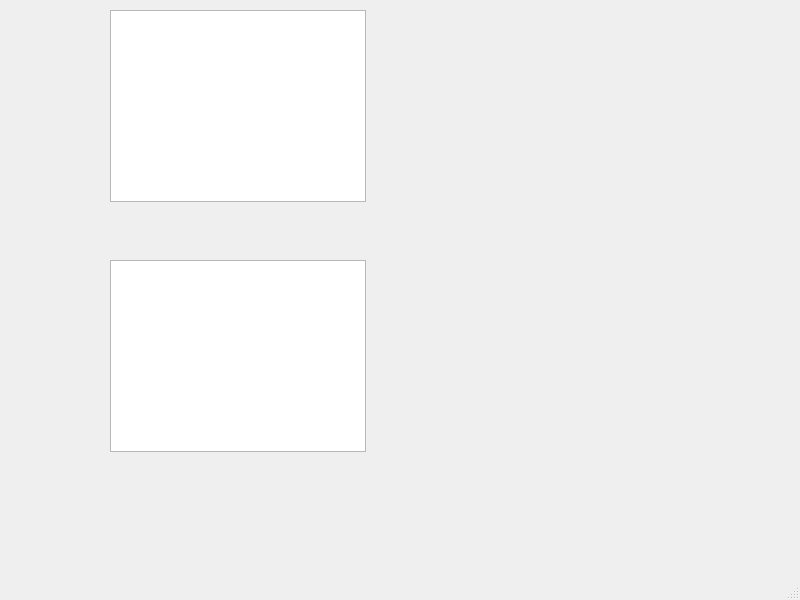
<?xml version="1.0" encoding="UTF-8"?>
<ui version="4.0">
 <class>MainWindow</class>
 <widget class="QMainWindow" name="MainWindow">
  <property name="geometry">
   <rect>
    <x>0</x>
    <y>0</y>
    <width>800</width>
    <height>600</height>
   </rect>
  </property>
  <property name="windowTitle">
   <string>MainWindow</string>
  </property>
  <widget class="QWidget" name="centralwidget">
   <widget class="QGraphicsView" name="chartWidget">
    <property name="geometry">
     <rect>
      <x>110</x>
      <y>10</y>
      <width>256</width>
      <height>192</height>
     </rect>
    </property>
   </widget>
   <widget class="QGraphicsView" name="barChartWidget">
    <property name="geometry">
     <rect>
      <x>110</x>
      <y>260</y>
      <width>256</width>
      <height>192</height>
     </rect>
    </property>
   </widget>
  </widget>
  <widget class="QMenuBar" name="menubar">
   <property name="geometry">
    <rect>
     <x>0</x>
     <y>0</y>
     <width>800</width>
     <height>21</height>
    </rect>
   </property>
  </widget>
  <widget class="QStatusBar" name="statusbar"/>
 </widget>
 <resources/>
 <connections/>
</ui>
